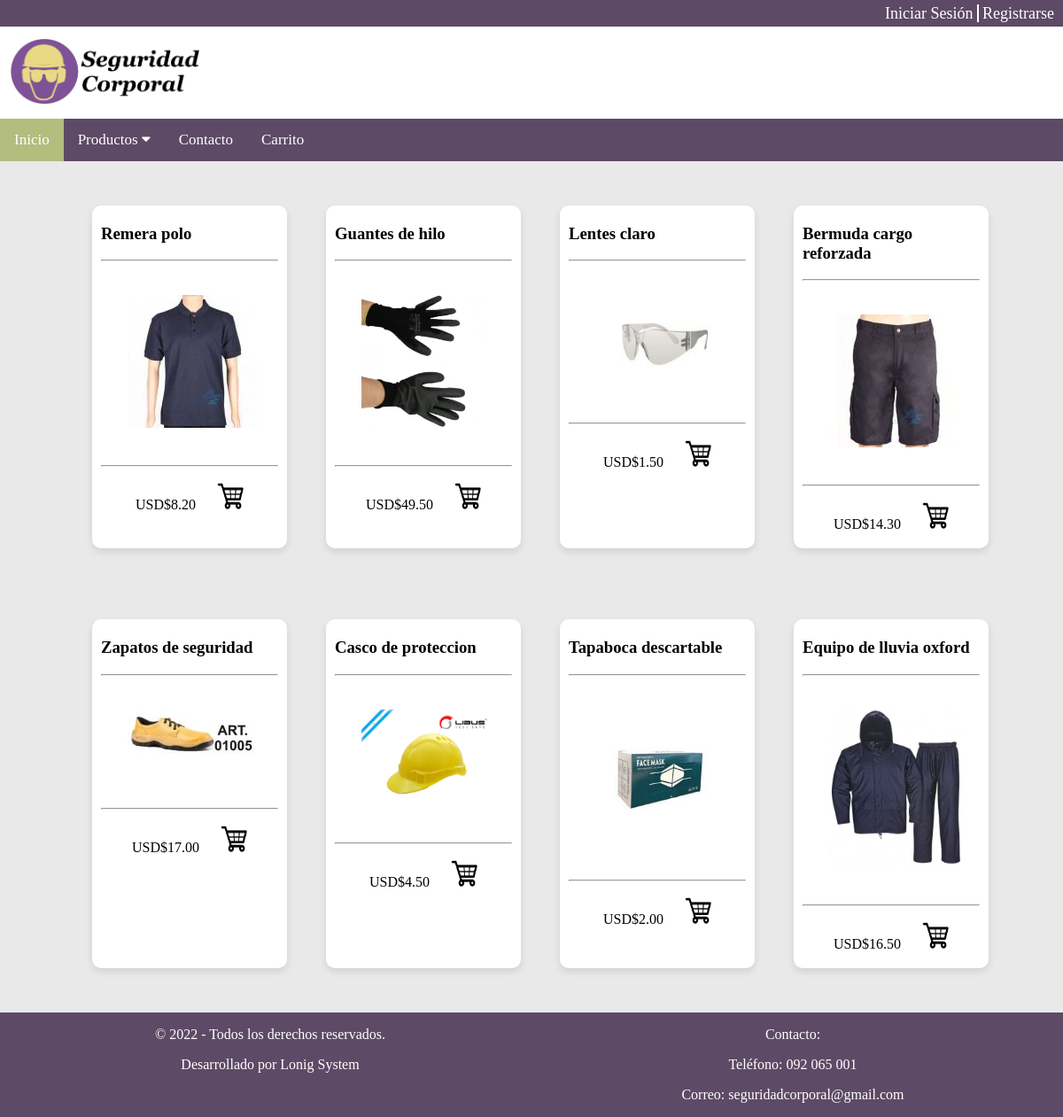
Page /Productos.php on the committed database.
### tables this page shows
CREATE TABLE `producto` (
  `IDProducto` int(11) NOT NULL AUTO_INCREMENT,
  `Nombre` varchar(45) NOT NULL,
  `Descripcion` varchar(999) NOT NULL,
  `Precio` decimal(11,2) NOT NULL,
  `Stock` int(11) NOT NULL,
  `IDProveedor` int(11) DEFAULT NULL,
  `Foto` varchar(45) DEFAULT NULL,
  `Tipo` int(4) DEFAULT NULL,
  PRIMARY KEY (`IDProducto`),
  KEY `fk_Producto_Proveedor1_idx` (`IDProveedor`),
  CONSTRAINT `fk_Producto_Proveedor1` FOREIGN KEY (`IDProveedor`) REFERENCES `proveedor` (`IDProveedor`) ON DELETE NO ACTION ON UPDATE NO ACTION
);

### Productos.php (the view, shortened to what this page needs)
<?php
if(isset($_SESSION['Nusu'])){
$nombre=$_SESSION['nombre'] ;
$apellido=$_SESSION['apellido'];
$tipo=$_SESSION['rol'] ;
$usuario=$_SESSION['Nusu'];
}else{
  $tipo=9;
  $nombre=null;
  $apellido=null;
}
?>
<!DOCTYPE html>
<html lang="es">
<head>
  <link rel="stylesheet" href="https://cdnjs.cloudflare.com/ajax/libs/font-awesome/4.7.0/css/font-awesome.min.css">
  <link rel="stylesheet" href="CSS/Productos.css" />
  <link rel="stylesheet" href="CSS/NavNFooter.css" />
  <link rel="stylesheet" href="CSS/usu.css" />
</head>
<body>
  <nav>
    <?php
      include("PHP/menuUsuario.php");
      menu($tipo, $nombre, $apellido);
    ?>
    <div class="icono">
      <a href="Index.php">
        <img id="isotipo" src="IMG/Isotipo.png" title="SeguridadCorporal" />
      </a>
    </div>
    <div class="topnav" id="myTopnav">
    <a href="Index.php" class="active">Inicio</a>
      <div class="dropdown">
        <button class="dropbtn">Productos
          <i class="fa fa-caret-down"></i>
        </button>
      </div>
      <a href="Contacto.php">Contacto</a>
      <a href="carrito.php">Carrito</a>
    </div>
  </nav>
  <?php
    $tipoP=$_GET['Tipo'];
    if($tipoP==0){
      $conexion=abrirConexion();
      $sentencia = $conexion->prepare("SELECT IDProducto, Nombre, Precio, Foto FROM producto");
      $sentencia->execute();
      $sentencia->store_result();
    }else{
      $conexion=abrirConexion();
      $sentencia = $conexion->prepare("SELECT IDProducto, Nombre, Precio, Foto FROM producto where Tipo = ?");
      $sentencia->bind_param("i",$tipoP);
      $sentencia->execute();
      $sentencia->store_result();
    }
  ?>
  <section >
    <div class="page-content">
      <div class="flex ">
        <?php
        if(!($tipoP==10)){
          if ($sentencia->num_rows != 0){
            $sentencia->bind_result( $idP, $NombreP, $Precio, $img);
            while ($sentencia->fetch()){
              ?>
                <div class="product-container">
                  <h3><?php echo $NombreP ; ?></h3>
                  <hr>
                  <img class="producto" src="IMG/Productos/<?php echo $img ; ?>" />
                  <hr>
                  <div class="block">
                    <p>USD$<?php echo $Precio ; ?></p>
                    <a href="PHP/Carrito.php?idp=<?php echo $idP; ?>&t=<?php echo $tipoP; ?>"><img class="carrito" src="IMG/Carrito.png" alt=""></a>
                  </div>
                </div>
              <?php
            }
          }
          }
        ?>
      </div>
    </div>
  </section>
 <footer>
    <div class="footerp1">
      <p>© 2022 - Todos los derechos reservados.</p>
      <p>Desarrollado por Lonig System</p>
    </div>
    <div class="footerp2">
      <p>Contacto:</p>
      <p>Teléfono: 092 065 001</p>
      <p>Correo: seguridadcorporal@gmail.com</p>
    </div>
  </footer>
</body>
</html>

### PHP/menuUsuario.php (shortened to what this page needs)
<?php
function menu($tipo, $nombre, $apellido){
  switch ($tipo) {
      ?>
      <?php
    default:
  ?>
  <div class="InicioRegistro">
    <a href="ini.html" class="bor">Iniciar Sesión</a>
    <a href="regi.html">Registrarse</a>
  </div>
  <?php
      break;
    }
  ?>
 <?php
}

### CSS/Productos.css (style rules this page uses)
.flex { width: 100%; display: flex; margin:10px; flex-wrap: wrap; justify-content: space-evenly; }
.block { text-align: center; }
.block p { display: inline-block; margin-right: 10%; }
.block a img { padding-top: 10px; width: 30px; height: 30px; }
.page-content { width: 90%; margin-top: 30px ; margin:auto; }
.product-container { margin: 10px; margin-top: 40px; margin-bottom: 40px; border-radius: 10px; padding: 2px 10px; position: relative; box-shadow: 0 4px 8px 0 rgba(0, 0, 0, 0.102); background-color: white; width: 200px; }
.producto { padding:30px; width: 150px; max-height: 200px; }

### CSS/NavNFooter.css (style rules this page uses)
body { margin: 0px; max-width: 400%; max-height: 200%; background-color: #e9e9e9; font-family: 'clean;'; }
#isotipo { height:80px; padding:10px; }
.icono { background-color:white; }
.icono a { display: block; }
.InicioRegistro { text-align: right; color:black; background-color: #5d4a66; padding-right:10px; font-size: 18px; line-height: 30px; }
.InicioRegistro a { color: rgb(255, 255, 255); text-decoration: none; }
.bor { border-right: 2px solid; padding-right: 4px; }
.topnav { overflow: hidden; background-color: #5d4a66; }
.topnav a { float: left; display: block; color: #ffffff; text-align: center; padding: 14px 16px; text-decoration: none; font-size: 17px; }
.topnav a.active { background-color: #b2bd7e; color: rgb(255, 255, 255); }
.dropdown { float: left; overflow: hidden; }
.dropdown .dropbtn { font-size: 17px; border: none; outline: none; color: white; padding: 14px 16px; background-color: inherit; font-family: inherit; margin: 0; }
footer { background-color: #5d4a66; color: #ffffff; padding-left: 10px ; padding-right: 10px ; display: flex; }
.footerp1 { text-align: center; position: relative; flex-basis: 50%; }
.footerp2 { text-align: center; position: relative; flex-basis: 50%; }

### rows in the picture
producto: Nombre "Remera polo", Foto (picture), Precio "8.20"
producto: Nombre "Guantes de hilo", Foto (picture), Precio "49.50"
producto: Nombre "Lentes claro", Foto (picture), Precio "1.50"
producto: Nombre "Bermuda cargo reforzada", Foto (picture), Precio "14.30"
producto: Nombre "Zapatos de seguridad", Foto (picture), Precio "17.00"
producto: Nombre "Casco de proteccion", Foto (picture), Precio "4.50"
producto: Nombre "Tapaboca descartable", Foto (picture), Precio "2.00"
producto: Nombre "Equipo de lluvia oxford", Foto (picture), Precio "16.50"
